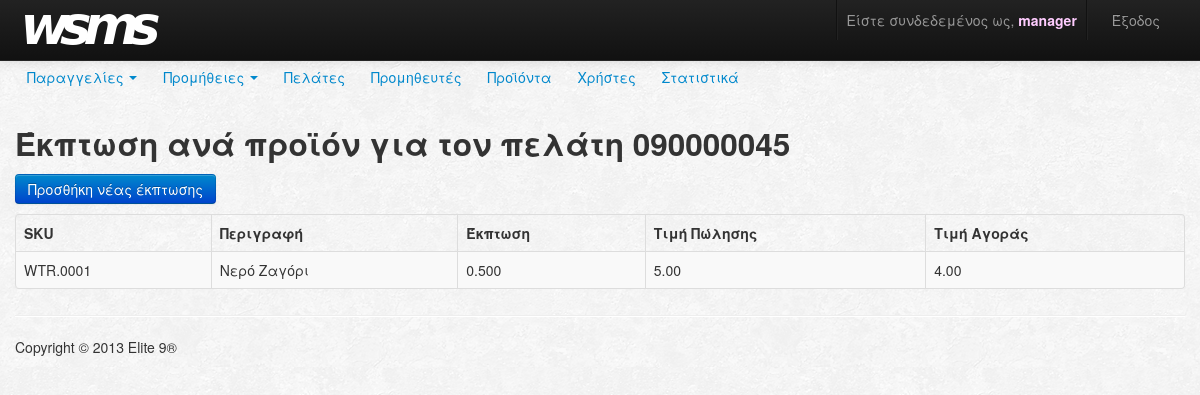
Screenshot of /customer/editdiscount?ssn=090000045 (signed in) with the database file from the repository.
### tables this page shows
CREATE TABLE IF NOT EXISTS `product` (
  `sku` varchar(20) NOT NULL,
  `description` text NOT NULL,
  `priceSale` decimal(10,2) NOT NULL,
  `priceSupply` decimal(10,2) NOT NULL,
  `availableSum` int(11) NOT NULL,
  `reservedSum` int(11) NOT NULL,
  `orderedSum` int(11) NOT NULL,
  `criticalSum` int(11) NOT NULL,
  `version` int(11) NOT NULL DEFAULT '0',
  PRIMARY KEY (`sku`)
);

CREATE TABLE IF NOT EXISTS `customer_has_discount` (
  `sku` varchar(20) NOT NULL,
  `ssn` varchar(9) NOT NULL,
  `discount` decimal(4,3) NOT NULL DEFAULT '0.000',
  PRIMARY KEY (`sku`,`ssn`),
  KEY `fk_ProductSale_has_Customer_Customer1_idx` (`ssn`),
  KEY `fk_ProductSale_has_Customer_ProductSale1_idx` (`sku`)
);

### index.php (called while the page is built, shortened)
<?php
$app = new Router();

### Models/entities/Product.php (called while the page is built, shortened)
<?php
class Product
{
    private $sku;
    private $description;
    private $priceSale;
    private $priceSupply;
    public function __construct($sku,
				$description,
				$priceSale,
				$priceSupply,
				$availableSum,
				$reservedSum,
				$orderedSum,
				$criticalSum)
    {
		$this->sku = $sku;
		$this->description = $description;
		$this->priceSale = $priceSale;
		$this->priceSupply = $priceSupply;
    }
    public function __get($param)
    {
		switch ($param)
		{
			case "sku":
				return $this->sku;
			case "description":
				return $this->description;
			case "priceSale":
				return $this->priceSale;
			case "priceSupply":
				return $this->priceSupply;
		}
    }
}

### Models/ProductModel.php (called while the page is built, shortened)
<?php
require_once("entities/Product.php");
class ProductModel extends Model
{
    public static function getProducts()
    {
		$pdo = Connector::getPDO();
        try
        {
            $stmt = $pdo->prepare("SELECT * FROM product");
            $stmt->execute();
            $productsColumns = $stmt->fetchAll();
            $productObjArray = array();
            foreach ($productsColumns as $productCol)
            {
                $productObjArray[] =  new Product($productCol['sku'],
												  $productCol['description'],
												  $productCol['priceSale'],
												  $productCol['priceSupply'],
												  $productCol['availableSum'],
												  $productCol['reservedSum'],
												  $productCol['orderedSum'],
												  $productCol['criticalSum']);
            }
            return $productObjArray;
        }
        catch(PDOException $e)
        {
        	throw $e;
        }
    }
}

### Models/CustomerModel.php (called while the page is built, shortened)
<?php
class CustomerModel extends Model
{
    public static function getDiscount($customerSsn, $productSku)
    {
		$pdo = Connector::getPDO();
		try
        {
            $stmt = $pdo->prepare("SELECT discount
								  FROM customer_has_discount
								  WHERE ssn = :customerSsn
								  AND sku = :productSsn");
            $stmt->bindValue(":customerSsn", $customerSsn);
			$stmt->bindValue(":productSsn", $productSku);
            $stmt->execute();
			$discount = $stmt->fetchColumn();
			return $discount;
		}
        catch(PDOException $e)
        {
			throw $e;
        }
    }
}

### Views/customers/editdiscount.php (the view)
<?php
  require_once 'Views/navbars/navbar.php';
?>
<div class="container">
<h2>
  Έκπτωση ανά προϊόν για τον πελάτη <?php echo $_GET['ssn'] ?>
</h2>
<p>
  <a href="<?php echo CUSTOMER . "/adddiscount"; ?>"><button class="btn btn-primary" type="button" >Προσθήκη νέας έκπτωσης</button></a>
</p>
<table cellpadding="0" cellspacing="0" border="0" class="table table-striped table-bordered" width="100%" id="customerdiscount_table">
<thead>
<tr>
  <th><strong>SKU</strong></th>
  <th><strong>Περιγραφή</strong></th>
  <th><strong>Έκπτωση</strong></th>
  <th><strong>Τιμή Πώλησης</strong></th>
  <th><strong>Τιμή Αγοράς</strong></th>
</tr>
</thead>
<tbody>
<?php
  if (!empty($data)) {
    foreach ($data as &$value) {
      echo "<tr>";
      echo "<td>" . $value->sku . "</td>";
      echo "<td>" . $value->description . "</td>";
      echo "<td>" . $value->discount . "</td>";
      echo "<td>" . $value->priceSale . "</td>";
      echo "<td>" . $value->priceSupply . "</td>";
      echo "</tr>";
    }
  }
?>
</tbody>
</table>
</div>

### rows the page displays
product: sku "WTR.0001", description "Νερό Ζαγόρι", sku.discount "0.500", priceSale "5.00", priceSupply "4.00"

### other values shown
$_SESSION['username'] "manager"
$_GET['ssn'] "090000045"
